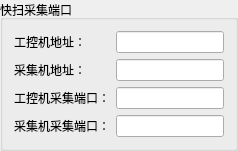
         <widget class="QGroupBox" name="groupBox_50">
          <property name="title">
           <string>快扫采集端口</string>
          </property>
          <layout class="QGridLayout" name="gridLayout_60">
           <item row="3" column="1">
            <widget class="QLineEdit" name="Fast_Scan_Collector_Port">
             <property name="sizePolicy">
              <sizepolicy hsizetype="Expanding" vsizetype="Fixed">
               <horstretch>0</horstretch>
               <verstretch>0</verstretch>
              </sizepolicy>
             </property>
            </widget>
           </item>
           <item row="2" column="1">
            <widget class="QLineEdit" name="Fast_Scan_Local_Port">
             <property name="sizePolicy">
              <sizepolicy hsizetype="Expanding" vsizetype="Fixed">
               <horstretch>0</horstretch>
               <verstretch>0</verstretch>
              </sizepolicy>
             </property>
            </widget>
           </item>
           <item row="0" column="1">
            <widget class="QLineEdit" name="Local_Ip">
             <property name="sizePolicy">
              <sizepolicy hsizetype="Expanding" vsizetype="Fixed">
               <horstretch>0</horstretch>
               <verstretch>0</verstretch>
              </sizepolicy>
             </property>
            </widget>
           </item>
           <item row="3" column="0">
            <widget class="QLabel" name="label_131">
             <property name="sizePolicy">
              <sizepolicy hsizetype="Preferred" vsizetype="Fixed">
               <horstretch>0</horstretch>
               <verstretch>0</verstretch>
              </sizepolicy>
             </property>
             <property name="text">
              <string>采集机采集端口：</string>
             </property>
            </widget>
           </item>
           <item row="2" column="0">
            <widget class="QLabel" name="label_8">
             <property name="sizePolicy">
              <sizepolicy hsizetype="Preferred" vsizetype="Fixed">
               <horstretch>0</horstretch>
               <verstretch>0</verstretch>
              </sizepolicy>
             </property>
             <property name="text">
              <string>工控机采集端口：</string>
             </property>
            </widget>
           </item>
           <item row="0" column="0">
            <widget class="QLabel" name="label_123">
             <property name="sizePolicy">
              <sizepolicy hsizetype="Preferred" vsizetype="Fixed">
               <horstretch>0</horstretch>
               <verstretch>0</verstretch>
              </sizepolicy>
             </property>
             <property name="text">
              <string>工控机地址：</string>
             </property>
            </widget>
           </item>
           <item row="1" column="0">
            <widget class="QLabel" name="label_135">
             <property name="sizePolicy">
              <sizepolicy hsizetype="Preferred" vsizetype="Fixed">
               <horstretch>0</horstretch>
               <verstretch>0</verstretch>
              </sizepolicy>
             </property>
             <property name="text">
              <string>采集机地址：</string>
             </property>
            </widget>
           </item>
           <item row="1" column="1">
            <widget class="QLineEdit" name="Collector_Ip">
             <property name="sizePolicy">
              <sizepolicy hsizetype="Expanding" vsizetype="Fixed">
               <horstretch>0</horstretch>
               <verstretch>0</verstretch>
              </sizepolicy>
             </property>
            </widget>
           </item>
          </layout>
         </widget>
